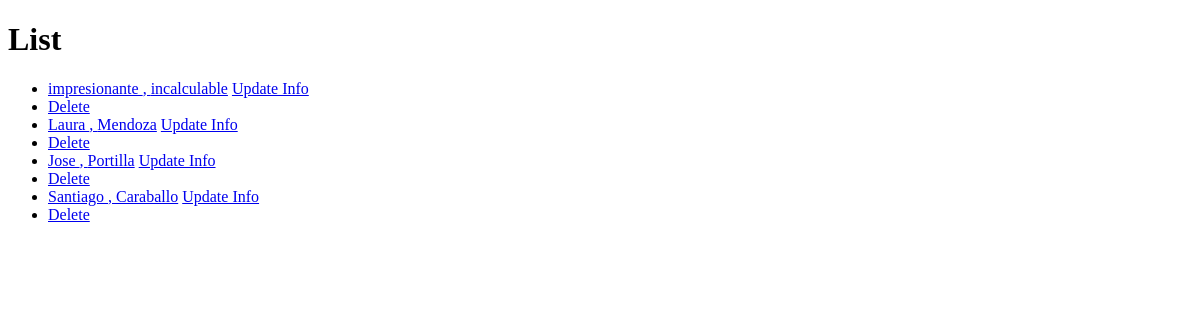
The page /classroom/teacher_list/ on the database as committed earlier.
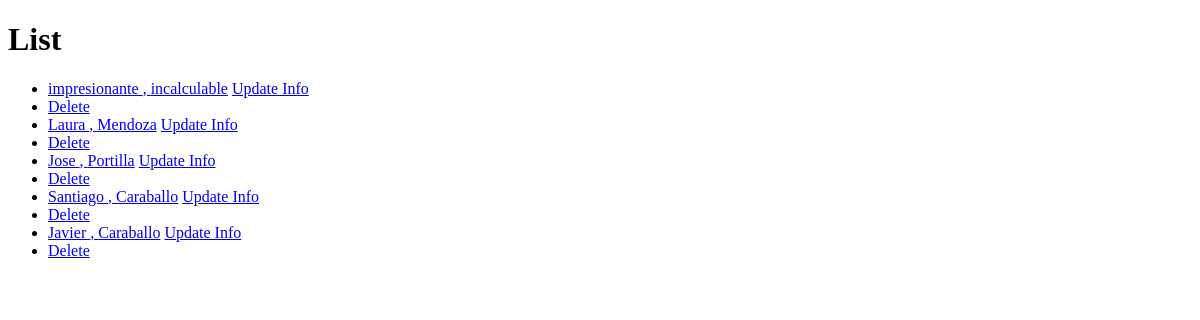
The same page on the database as committed later.
### classroom/models.py (models this page shows, shortened)
class Teacher(models.Model):
    first_name = models.CharField(max_length=30)
    last_name = models.CharField(max_length=30)
    subject = models.CharField(max_length=30)

### classroom/views.py (the view)
# urls.py: path('teacher_list/', TeacherListView.as_view(), name='teacher_list'),
class TeacherListView(ListView):
    model = Teacher
    context_object_name = 'teacher_list'

### classroom/templates/classroom/teacher_list.html (shortened to what this page needs)
<!DOCTYPE html>
<html lang="en">
  <head>
  </head>
  <body>
    <h1>List</h1>
    <ul>
      {% for teacher in teacher_list %}
      <li>
        <a href="/classroom/teacher_detail/{{ teacher.id }}"
          >{{teacher.first_name}} , {{teacher.last_name}}</a
        >
        <a href="/classroom/update_teacher/{{teacher.id}}">Update Info</a>
        <li>
          <a href="/classroom/delete_teacher/{{teacher.id}}">Delete</a>
        </li>
      </li>
      {% endfor %}
    </ul>
  </body>
</html>

Rows that differ between the two databases and show on the page:
added Teacher: first_name "Javier", last_name "Caraballo"
